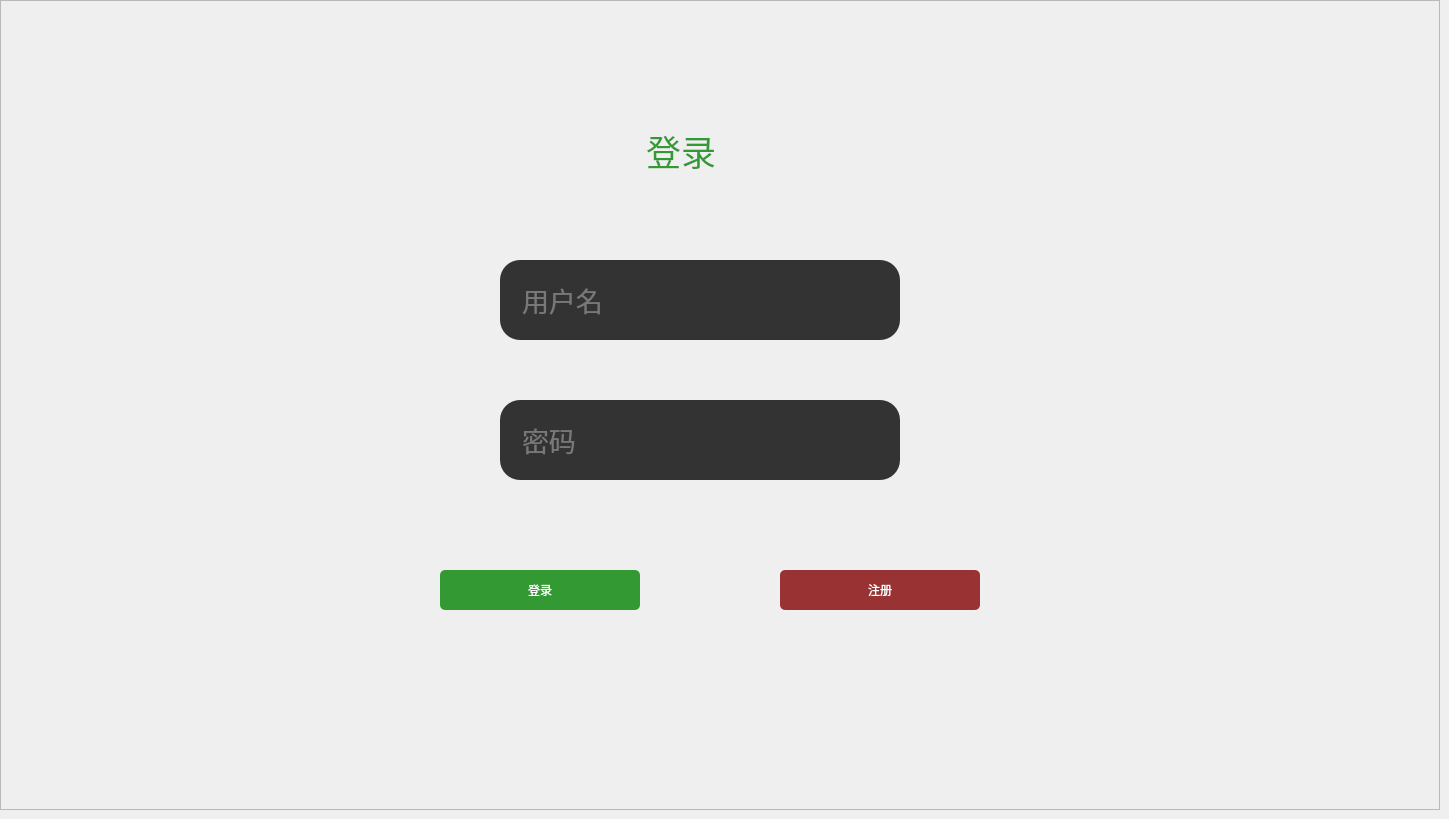
       <widget class="QWidget" name="LoginPage">
        <property name="styleSheet">
         <string notr="true"/>
        </property>
        <widget class="QFrame" name="frame_2">
         <property name="geometry">
          <rect>
           <x>0</x>
           <y>0</y>
           <width>1440</width>
           <height>810</height>
          </rect>
         </property>
         <property name="styleSheet">
          <string notr="true">color: rgb(190, 190, 190);</string>
         </property>
         <property name="frameShape">
          <enum>QFrame::StyledPanel</enum>
         </property>
         <property name="frameShadow">
          <enum>QFrame::Raised</enum>
         </property>
         <widget class="QLabel" name="label">
          <property name="geometry">
           <rect>
            <x>600</x>
            <y>130</y>
            <width>175</width>
            <height>41</height>
           </rect>
          </property>
          <property name="font">
           <font>
            <family>Droid Sans</family>
            <pointsize>-1</pointsize>
           </font>
          </property>
          <property name="autoFillBackground">
           <bool>false</bool>
          </property>
          <property name="styleSheet">
           <string notr="true">text-align: center;
color: #393;
margin: 0 auto;
font-size: 35px;
font-family: 'Droid Sans';
</string>
          </property>
          <property name="text">
           <string>登录</string>
          </property>
         </widget>
         <widget class="QLineEdit" name="usernameBox">
          <property name="geometry">
           <rect>
            <x>500</x>
            <y>260</y>
            <width>400</width>
            <height>80</height>
           </rect>
          </property>
          <property name="palette">
           <palette>
            <active>
             <colorrole role="WindowText">
              <brush brushstyle="SolidPattern">
               <color alpha="255">
                <red>190</red>
                <green>190</green>
                <blue>190</blue>
               </color>
              </brush>
             </colorrole>
             <colorrole role="Button">
              <brush brushstyle="SolidPattern">
               <color alpha="255">
                <red>51</red>
                <green>51</green>
                <blue>51</blue>
               </color>
              </brush>
             </colorrole>
             <colorrole role="Text">
              <brush brushstyle="SolidPattern">
               <color alpha="255">
                <red>190</red>
                <green>190</green>
                <blue>190</blue>
               </color>
              </brush>
             </colorrole>
             <colorrole role="ButtonText">
              <brush brushstyle="SolidPattern">
               <color alpha="255">
                <red>190</red>
                <green>190</green>
                <blue>190</blue>
               </color>
              </brush>
             </colorrole>
             <colorrole role="Base">
              <brush brushstyle="SolidPattern">
               <color alpha="255">
                <red>51</red>
                <green>51</green>
                <blue>51</blue>
               </color>
              </brush>
             </colorrole>
             <colorrole role="Window">
              <brush brushstyle="SolidPattern">
               <color alpha="255">
                <red>51</red>
                <green>51</green>
                <blue>51</blue>
               </color>
              </brush>
             </colorrole>
             <colorrole role="PlaceholderText">
              <brush brushstyle="NoBrush">
               <color alpha="128">
                <red>190</red>
                <green>190</green>
                <blue>190</blue>
               </color>
              </brush>
             </colorrole>
            </active>
            <inactive>
             <colorrole role="WindowText">
              <brush brushstyle="SolidPattern">
               <color alpha="255">
                <red>190</red>
                <green>190</green>
                <blue>190</blue>
               </color>
              </brush>
             </colorrole>
             <colorrole role="Button">
              <brush brushstyle="SolidPattern">
               <color alpha="255">
                <red>51</red>
                <green>51</green>
                <blue>51</blue>
               </color>
              </brush>
             </colorrole>
             <colorrole role="Text">
              <brush brushstyle="SolidPattern">
               <color alpha="255">
                <red>190</red>
                <green>190</green>
                <blue>190</blue>
               </color>
              </brush>
             </colorrole>
             <colorrole role="ButtonText">
              <brush brushstyle="SolidPattern">
               <color alpha="255">
                <red>190</red>
                <green>190</green>
                <blue>190</blue>
               </color>
              </brush>
             </colorrole>
             <colorrole role="Base">
              <brush brushstyle="SolidPattern">
               <color alpha="255">
                <red>51</red>
                <green>51</green>
                <blue>51</blue>
               </color>
              </brush>
             </colorrole>
             <colorrole role="Window">
              <brush brushstyle="SolidPattern">
               <color alpha="255">
                <red>51</red>
                <green>51</green>
                <blue>51</blue>
               </color>
              </brush>
             </colorrole>
             <colorrole role="PlaceholderText">
              <brush brushstyle="NoBrush">
               <color alpha="128">
                <red>190</red>
                <green>190</green>
                <blue>190</blue>
               </color>
              </brush>
             </colorrole>
            </inactive>
            <disabled>
             <colorrole role="WindowText">
              <brush brushstyle="SolidPattern">
               <color alpha="255">
                <red>190</red>
                <green>190</green>
                <blue>190</blue>
               </color>
              </brush>
             </colorrole>
             <colorrole role="Button">
              <brush brushstyle="SolidPattern">
               <color alpha="255">
                <red>51</red>
                <green>51</green>
                <blue>51</blue>
               </color>
              </brush>
             </colorrole>
             <colorrole role="Text">
              <brush brushstyle="SolidPattern">
               <color alpha="255">
                <red>190</red>
                <green>190</green>
                <blue>190</blue>
               </color>
              </brush>
             </colorrole>
             <colorrole role="ButtonText">
              <brush brushstyle="SolidPattern">
               <color alpha="255">
                <red>190</red>
                <green>190</green>
                <blue>190</blue>
               </color>
              </brush>
             </colorrole>
             <colorrole role="Base">
              <brush brushstyle="SolidPattern">
               <color alpha="255">
                <red>51</red>
                <green>51</green>
                <blue>51</blue>
               </color>
              </brush>
             </colorrole>
             <colorrole role="Window">
              <brush brushstyle="SolidPattern">
               <color alpha="255">
                <red>51</red>
                <green>51</green>
                <blue>51</blue>
               </color>
              </brush>
             </colorrole>
             <colorrole role="PlaceholderText">
              <brush brushstyle="NoBrush">
               <color alpha="128">
                <red>190</red>
                <green>190</green>
                <blue>190</blue>
               </color>
              </brush>
             </colorrole>
            </disabled>
           </palette>
          </property>
          <property name="font">
           <font>
            <pointsize>20</pointsize>
            <kerning>true</kerning>
           </font>
          </property>
          <property name="layoutDirection">
           <enum>Qt::LeftToRight</enum>
          </property>
          <property name="styleSheet">
           <string notr="true">padding-left: 20px;
padding-right: 20px;
border-radius: 20px;
background: #333;
color: rgb(190, 190, 190);</string>
          </property>
          <property name="text">
           <string/>
          </property>
          <property name="frame">
           <bool>false</bool>
          </property>
          <property name="cursorPosition">
           <number>0</number>
          </property>
          <property name="placeholderText">
           <string>用户名</string>
          </property>
         </widget>
         <widget class="QLineEdit" name="passwordBox">
          <property name="geometry">
           <rect>
            <x>500</x>
            <y>400</y>
            <width>400</width>
            <height>80</height>
           </rect>
          </property>
          <property name="palette">
           <palette>
            <active>
             <colorrole role="WindowText">
              <brush brushstyle="SolidPattern">
               <color alpha="255">
                <red>190</red>
                <green>190</green>
                <blue>190</blue>
               </color>
              </brush>
             </colorrole>
             <colorrole role="Button">
              <brush brushstyle="SolidPattern">
               <color alpha="255">
                <red>51</red>
                <green>51</green>
                <blue>51</blue>
               </color>
              </brush>
             </colorrole>
             <colorrole role="Text">
              <brush brushstyle="SolidPattern">
               <color alpha="255">
                <red>190</red>
                <green>190</green>
                <blue>190</blue>
               </color>
              </brush>
             </colorrole>
             <colorrole role="ButtonText">
              <brush brushstyle="SolidPattern">
               <color alpha="255">
                <red>190</red>
                <green>190</green>
                <blue>190</blue>
               </color>
              </brush>
             </colorrole>
             <colorrole role="Base">
              <brush brushstyle="SolidPattern">
               <color alpha="255">
                <red>51</red>
                <green>51</green>
                <blue>51</blue>
               </color>
              </brush>
             </colorrole>
             <colorrole role="Window">
              <brush brushstyle="SolidPattern">
               <color alpha="255">
                <red>51</red>
                <green>51</green>
                <blue>51</blue>
               </color>
              </brush>
             </colorrole>
             <colorrole role="PlaceholderText">
              <brush brushstyle="NoBrush">
               <color alpha="128">
                <red>190</red>
                <green>190</green>
                <blue>190</blue>
               </color>
              </brush>
             </colorrole>
            </active>
            <inactive>
             <colorrole role="WindowText">
              <brush brushstyle="SolidPattern">
               <color alpha="255">
                <red>190</red>
                <green>190</green>
                <blue>190</blue>
               </color>
              </brush>
             </colorrole>
             <colorrole role="Button">
              <brush brushstyle="SolidPattern">
               <color alpha="255">
                <red>51</red>
                <green>51</green>
                <blue>51</blue>
               </color>
              </brush>
             </colorrole>
             <colorrole role="Text">
              <brush brushstyle="SolidPattern">
               <color alpha="255">
                <red>190</red>
                <green>190</green>
                <blue>190</blue>
               </color>
              </brush>
             </colorrole>
             <colorrole role="ButtonText">
              <brush brushstyle="SolidPattern">
               <color alpha="255">
                <red>190</red>
                <green>190</green>
                <blue>190</blue>
               </color>
              </brush>
             </colorrole>
             <colorrole role="Base">
              <brush brushstyle="SolidPattern">
               <color alpha="255">
                <red>51</red>
                <green>51</green>
                <blue>51</blue>
               </color>
              </brush>
             </colorrole>
             <colorrole role="Window">
              <brush brushstyle="SolidPattern">
               <color alpha="255">
                <red>51</red>
                <green>51</green>
                <blue>51</blue>
               </color>
              </brush>
             </colorrole>
             <colorrole role="PlaceholderText">
              <brush brushstyle="NoBrush">
               <color alpha="128">
                <red>190</red>
                <green>190</green>
                <blue>190</blue>
               </color>
              </brush>
             </colorrole>
            </inactive>
            <disabled>
             <colorrole role="WindowText">
              <brush brushstyle="SolidPattern">
               <color alpha="255">
                <red>190</red>
                <green>190</green>
                <blue>190</blue>
               </color>
              </brush>
             </colorrole>
             <colorrole role="Button">
              <brush brushstyle="SolidPattern">
               <color alpha="255">
                <red>51</red>
                <green>51</green>
                <blue>51</blue>
               </color>
              </brush>
             </colorrole>
             <colorrole role="Text">
              <brush brushstyle="SolidPattern">
               <color alpha="255">
                <red>190</red>
                <green>190</green>
                <blue>190</blue>
               </color>
              </brush>
             </colorrole>
             <colorrole role="ButtonText">
              <brush brushstyle="SolidPattern">
               <color alpha="255">
                <red>190</red>
                <green>190</green>
                <blue>190</blue>
               </color>
              </brush>
             </colorrole>
             <colorrole role="Base">
              <brush brushstyle="SolidPattern">
               <color alpha="255">
                <red>51</red>
                <green>51</green>
                <blue>51</blue>
               </color>
              </brush>
             </colorrole>
             <colorrole role="Window">
              <brush brushstyle="SolidPattern">
               <color alpha="255">
                <red>51</red>
                <green>51</green>
                <blue>51</blue>
               </color>
              </brush>
             </colorrole>
             <colorrole role="PlaceholderText">
              <brush brushstyle="NoBrush">
               <color alpha="128">
                <red>190</red>
                <green>190</green>
                <blue>190</blue>
               </color>
              </brush>
             </colorrole>
            </disabled>
           </palette>
          </property>
          <property name="font">
           <font>
            <pointsize>20</pointsize>
            <kerning>true</kerning>
           </font>
          </property>
          <property name="layoutDirection">
           <enum>Qt::LeftToRight</enum>
          </property>
          <property name="styleSheet">
           <string notr="true">padding-left: 20px;
padding-right: 20px;
border-radius: 20px;
background: #333;
color: rgb(190, 190, 190);</string>
          </property>
          <property name="inputMethodHints">
           <set>Qt::ImhNone</set>
          </property>
          <property name="inputMask">
           <string/>
          </property>
          <property name="text">
           <string/>
          </property>
          <property name="frame">
           <bool>false</bool>
          </property>
          <property name="cursorPosition">
           <number>0</number>
          </property>
          <property name="placeholderText">
           <string>密码</string>
          </property>
         </widget>
         <widget class="QPushButton" name="loginButton">
          <property name="geometry">
           <rect>
            <x>440</x>
            <y>570</y>
            <width>200</width>
            <height>40</height>
           </rect>
          </property>
          <property name="styleSheet">
           <string notr="true">Padding: 1px;
Border-radius: 5px;
Background: #393;
Color: #fefefe;</string>
          </property>
          <property name="text">
           <string>登录</string>
          </property>
         </widget>
         <widget class="QPushButton" name="registerButton">
          <property name="geometry">
           <rect>
            <x>780</x>
            <y>570</y>
            <width>200</width>
            <height>40</height>
           </rect>
          </property>
          <property name="styleSheet">
           <string notr="true">Padding: 1px;
Border-radius: 5px;
Background: #933;
Color: #fefefe;</string>
          </property>
          <property name="text">
           <string>注册</string>
          </property>
         </widget>
         <widget class="QLabel" name="loginLabel">
          <property name="geometry">
           <rect>
            <x>560</x>
            <y>200</y>
            <width>267</width>
            <height>16</height>
           </rect>
          </property>
          <property name="styleSheet">
           <string notr="true">
color: rgb(0, 0, 0);</string>
          </property>
          <property name="text">
           <string/>
          </property>
         </widget>
        </widget>
       </widget>
